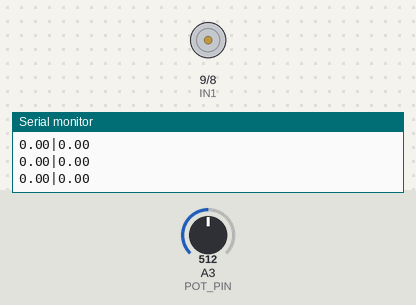
Bench run of a sketch on a simulated Arduino Uno, built with avr-gcc and run on an emulated ATmega328P. On the bench: motor-driver pin pairs drawn as motors (green arrow = first pin HIGH = forward, orange = second pin HIGH = backward, longer = more drive, scaled by the enable pin), the last lines printed to the serial monitor. The test bench sets the inputs (shaded band); at power-on: A3 (POT_PIN) = 512.

Above: at 1.2 s.
1.3 s: A3 (POT_PIN) set to 716
At 2.2 s:
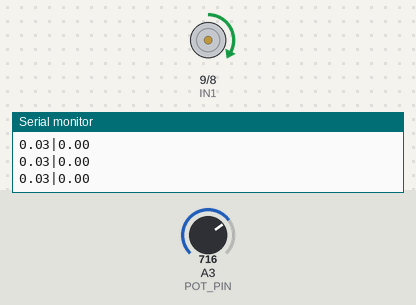
2.8 s: A3 (POT_PIN) set to 900
At 3.2 s:
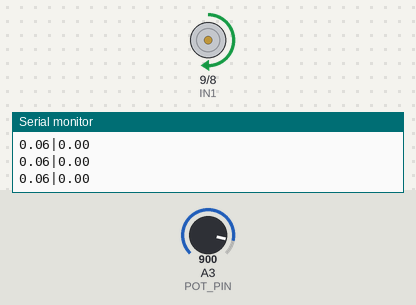
4.3 s: A3 (POT_PIN) set to 511
At 4.6 s:
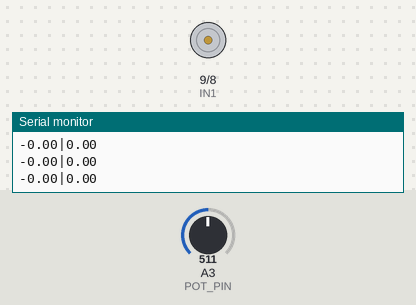
5.8 s: A3 (POT_PIN) set to 500
At 6.8 s:
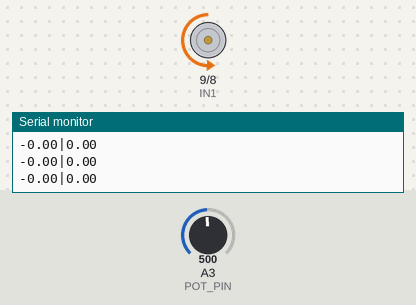
7.3 s: A3 (POT_PIN) set to 306
At 8.1 s:
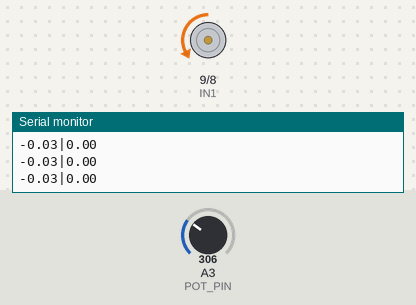
8.8 s: A3 (POT_PIN) set to 122
At 9.1 s:
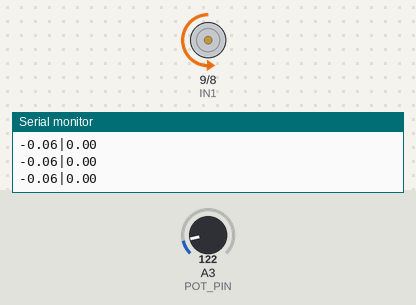
Timing chart, 0 to 11.3 s (numbered marks = the images above; inputs shaded):
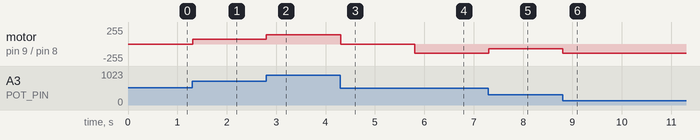

Measured:
- the behaviour switches between 510 and 509 on A3 (POT_PIN) (found by bisection; images 3 and 4)
- after the input at 1.3 s, motor on pin 9 (IN1) / pin 8 (IN2): stopped → forward 72/255 at once
- after the input at 2.8 s, motor on pin 9 (IN1) / pin 8 (IN2): forward 72/255 → forward 137/255 at once
- after the input at 4.3 s, motor on pin 9 (IN1) / pin 8 (IN2): forward 137/255 → stopped at once
- after the input at 5.8 s, motor on pin 9 (IN1) / pin 8 (IN2): stopped → backward 137/255 at once
- after the input at 7.3 s, motor on pin 9 (IN1) / pin 8 (IN2): backward 137/255 → backward 72/255 at once
- after the input at 8.8 s, motor on pin 9 (IN1) / pin 8 (IN2): backward 72/255 → backward 137/255 at once

The sketch:

Control.ino
```cpp
// ==== Old Code ====
// volatile long pulseCount = 0;
// unsigned long prevTime = 0;
// unsigned long prevPulseCount = 0;
// float rpm = 0;

// unsigned long startTime = 0;  // Variable to store the time when the motor should start
// const unsigned long motorStartDelay = 5000; // 3 seconds delay before starting the motor
// const int UPDATE_INTERVAL = 50;


// ==== Pin Definitions ====
#define ENA 10
#define IN1 9
#define IN2 8
#define ENCODERA_PIN 19
#define ENCODERB_PIN 18
#define POT_PIN 17  // Potentiometer analog pin

// ==== Encoder Variables ====
volatile long pulseCount = 0;
const int PULSES_PER_REV = 134*4;  // Adjust to your encoder
float beamAngleRad = 0;

// ==== Control Gains ====
const float Kp = 100;
const float Kd = 5000*0;
const float Ktheta = 50*0;

// ==== Control Variables ====
//float x_marble = 0;
float v_marble = 0;
float theta = 0;
float x_last = 0;
const float x_want = 0.0;

// ==== Timing ====
const float dt = 10; //10 ms
unsigned long prevMillis = 0;

// ==== Encoder Interrupts ====
 void encoderISRA() {
    if(digitalRead(ENCODERA_PIN) == HIGH) { //Rising edge in A
      if (digitalRead(ENCODERB_PIN) == HIGH) {
      pulseCount--;
    } else {
      pulseCount++;
    }
  } else { //Falling edge in B
    if (digitalRead(ENCODERB_PIN) == LOW) {
        pulseCount--;
    } else {
        pulseCount++;
    }
  }
}


void encoderISRB() {
    if(digitalRead(ENCODERB_PIN) == HIGH) { //Rising edge in B
      if (digitalRead(ENCODERA_PIN) == HIGH) {
      pulseCount++;
    } else {
      pulseCount--;
    }
  } else { //Falling edge in A
    if (digitalRead(ENCODERA_PIN) == LOW) {
        pulseCount++;
    } else {
        pulseCount--;
    }
  }
}

// ==== Setup ====
void setup() {
    Serial.begin(115200);
    pinMode(ENA, OUTPUT);
    pinMode(IN1, OUTPUT);
    pinMode(IN2, OUTPUT);
    pinMode(ENCODERA_PIN, INPUT);
    pinMode(ENCODERB_PIN, INPUT);
    //pinMode(POT_PIN, INPUT);
    attachInterrupt(digitalPinToInterrupt(ENCODERA_PIN), encoderISRA, CHANGE);
    attachInterrupt(digitalPinToInterrupt(ENCODERB_PIN), encoderISRB, CHANGE);
}

//==== Helper Functions ====
float readMarblePosition() {
  int potVal = map(analogRead(POT_PIN), 0, 1023, -850, 850);
  return potVal;
}

float readBeamAngle() {
  float degPerPulse = 360 / PULSES_PER_REV;
  float angleDeg = pulseCount * degPerPulse;
  return angleDeg; // degrees
}

void updateVelocity(float x) {
  v_marble = (x - x_last) / 10;
  x_last = x;
}

float computeControl(float x, float v, float theta) {
  float V = Kp * (x - x_want) + (Kd * v) - (Ktheta * theta);
  V = constrain(V, -12.0 , 12.0);
  return V;
}

void applyVoltage(float V) {
  int pwm = (int)(abs(V) / 12.0 * 255.0);
  pwm = constrain(pwm, 0, 255);
  analogWrite(ENA, pwm);
  if (V >= 0) {
    digitalWrite(IN1, HIGH);
    digitalWrite(IN2, LOW);
  } else {
    digitalWrite(IN1, LOW);
    digitalWrite(IN2, HIGH);
  }
}


void loop() {
  unsigned long currentTime = millis();
  if(currentTime - prevMillis >= 10) {
    prevMillis = currentTime;

    float x_marble = readMarblePosition() / 10000;
    Serial.print(x_marble);
    theta = readBeamAngle();
    updateVelocity(x_marble);
    float V_control = computeControl(x_marble, v_marble, theta);
    applyVoltage(V_control);
    Serial.print("|");
    Serial.println(theta);

    // ==== Debug Print ====
    // Serial.print("x: "); Serial.print(x_marble, 4);
    // Serial.print(" | v: "); Serial.print(v_marble, 4);
    // Serial.print(" | theta: "); Serial.print(theta, 4);
    // Serial.print(" | V: "); Serial.print(V_control, 2);
  }
}
    // // Start motor after 3 seconds
    // if (currentTime - startTime >= motorStartDelay && (analogRead(ENA) == 0)) {
    //     analogWrite(ENA, 255);  // Turn on motor at full speed (255)
    //     digitalWrite(IN1, HIGH);
    //     digitalWrite(IN2, LOW);
    // }

    // // Calculate RPM every second (1000 ms)
    // if (currentTime - prevTime >= UPDATE_INTERVAL) {
    //     unsigned long elapsedPulses = (pulseCount - prevPulseCount);
    //     prevPulseCount = pulseCount;
    //     prevTime = currentTime;

    //     // Calculate RPM (Assuming pulse per revolution, adjust if needed)
    //     rpm = ((float)elapsedPulses / PULSES_PER_REV) * (60 * (1000 / UPDATE_INTERVAL));

    //     Serial.println(pulseCount);
```
